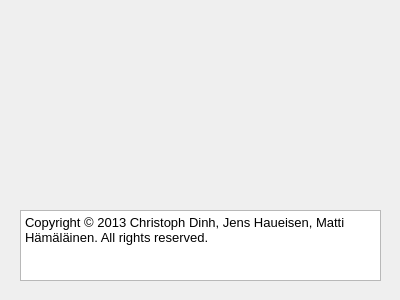
<?xml version="1.0" encoding="UTF-8"?>
<ui version="4.0">
 <class>MNEAboutWidgetClass</class>
 <widget class="QDialog" name="MNEAboutWidgetClass">
  <property name="geometry">
   <rect>
    <x>0</x>
    <y>0</y>
    <width>400</width>
    <height>300</height>
   </rect>
  </property>
  <property name="sizePolicy">
   <sizepolicy hsizetype="Fixed" vsizetype="Fixed">
    <horstretch>0</horstretch>
    <verstretch>0</verstretch>
   </sizepolicy>
  </property>
  <property name="minimumSize">
   <size>
    <width>400</width>
    <height>300</height>
   </size>
  </property>
  <property name="maximumSize">
   <size>
    <width>400</width>
    <height>300</height>
   </size>
  </property>
  <property name="windowTitle">
   <string>About Dummy Toolbox</string>
  </property>
  <widget class="QTextBrowser" name="textBrowser">
   <property name="geometry">
    <rect>
     <x>20</x>
     <y>210</y>
     <width>361</width>
     <height>71</height>
    </rect>
   </property>
   <property name="html">
    <string>&lt;!DOCTYPE HTML PUBLIC &quot;-//W3C//DTD HTML 4.0//EN&quot; &quot;http://www.w3.org/TR/REC-html40/strict.dtd&quot;&gt;
&lt;html&gt;&lt;head&gt;&lt;meta name=&quot;qrichtext&quot; content=&quot;1&quot; /&gt;&lt;style type=&quot;text/css&quot;&gt;
p, li { white-space: pre-wrap; }
&lt;/style&gt;&lt;/head&gt;&lt;body style=&quot; font-family:'MS Shell Dlg 2'; font-size:7.8pt; font-weight:400; font-style:normal;&quot;&gt;
&lt;table border=&quot;0&quot; style=&quot;-qt-table-type: root; margin-top:4px; margin-bottom:4px; margin-left:4px; margin-right:4px;&quot;&gt;
&lt;tr&gt;
&lt;td style=&quot;border: none;&quot;&gt;
&lt;p style=&quot; margin-top:0px; margin-bottom:0px; margin-left:0px; margin-right:0px; -qt-block-indent:0; text-indent:0px;&quot;&gt;&lt;span style=&quot; font-family:'Sans'; font-size:10pt;&quot;&gt;Copyright © 2013 Christoph Dinh, Jens Haueisen, Matti Hämäläinen. All rights reserved.&lt;/span&gt;&lt;/p&gt;&lt;/td&gt;&lt;/tr&gt;&lt;/table&gt;&lt;/body&gt;&lt;/html&gt;</string>
   </property>
  </widget>
 </widget>
 <layoutdefault spacing="6" margin="11"/>
 <resources/>
 <connections/>
</ui>
